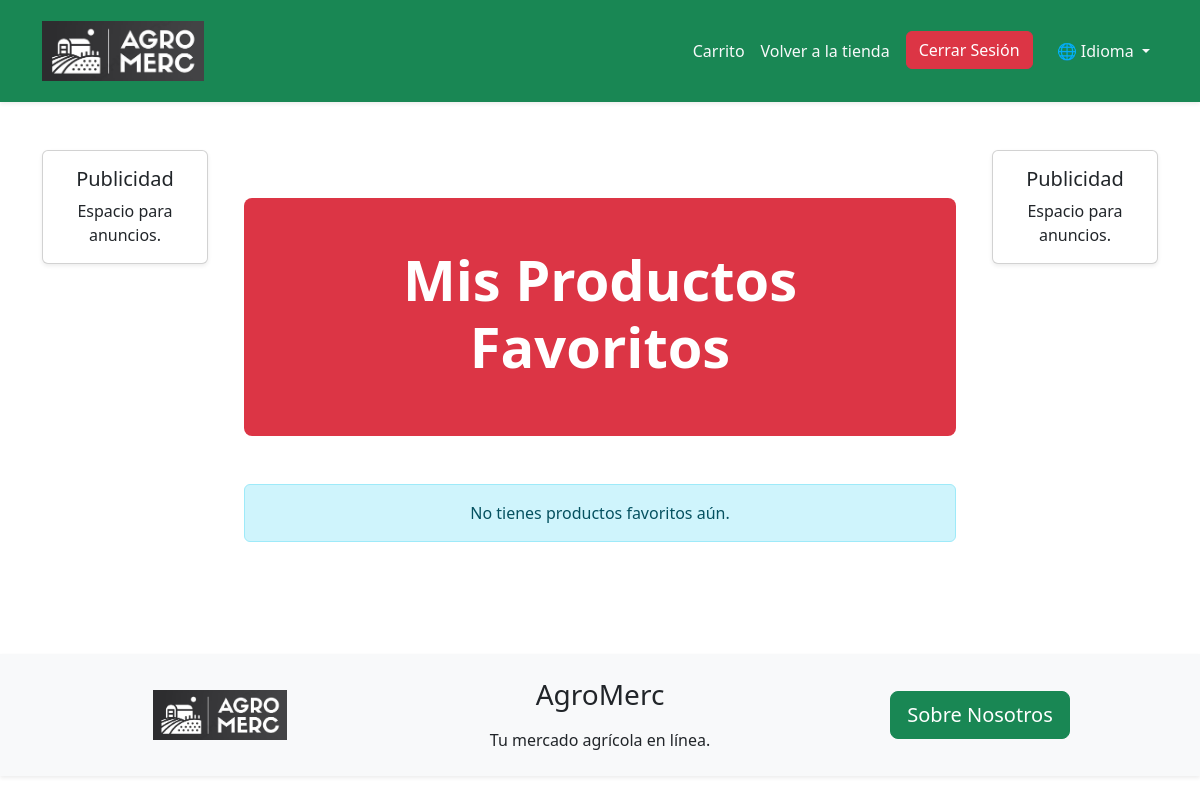
Before: /favorites/ (signed in) with the older database file.
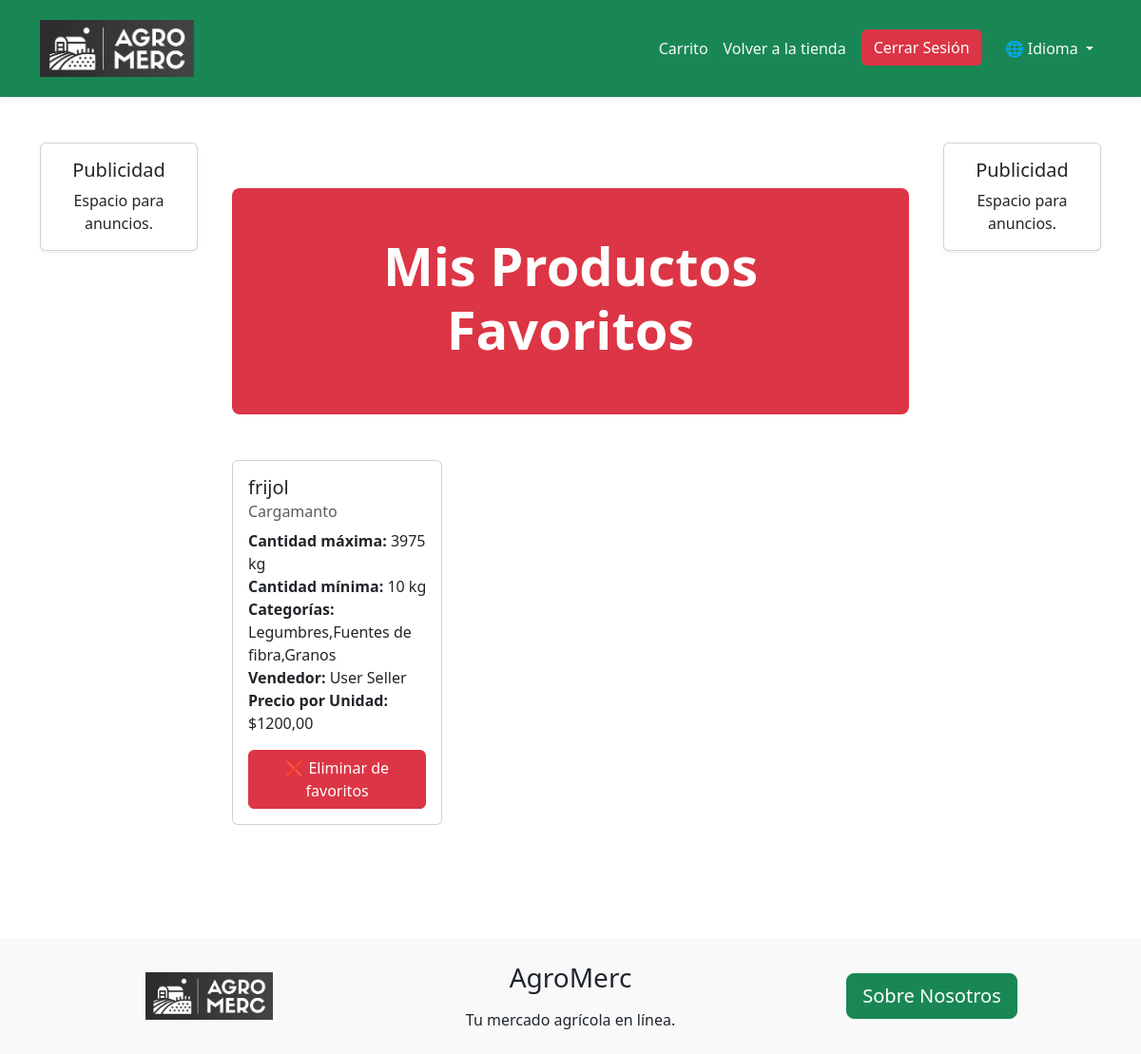
After: the same page with the newer database file.
### AgroMercApp/models.py (models this page shows, shortened)
class FavoriteProduct(models.Model):
    user = models.ForeignKey(
        settings.AUTH_USER_MODEL,
        on_delete=models.CASCADE,
        verbose_name='Usuario'
    )
    product = models.ForeignKey(
        ProductModel,
        on_delete=models.CASCADE,
        verbose_name='Producto'
    )
    added_at = models.DateTimeField(
        auto_now_add=True,
        verbose_name='Fecha de adición'
    )
    class Meta:
        unique_together = ('user', 'product')
        verbose_name = 'Producto Favorito'
        verbose_name_plural = 'Productos Favoritos'

class ProductModel(models.Model):
    PRODUCTS_NAME_CHOICES = [
        ('aguacate', 'Aguacate'),
        ('banana', 'Banano'),
        ('brocoli', 'Brócoli'),
        ('cafe', 'Café'),
        ('cebolla_cabezona', 'Cebolla Cabezona'),
        ('cebolla_larga', 'Cebolla Larga'),
        ('coliflor', 'Coliflor'),
        ('frijol', 'Frijol'),
        ('guayaba', 'Guayaba'),
        ('lechuga', 'Lechuga'),
        ('limon', 'Limón'),
        ('lulo', 'Lulo'),
        ('maiz', 'Maíz'),
        ('mango', 'Mango'),
        ('maracuya', 'Maracuyá'),
        ('naranja', 'Naranja'),
        ('papa', 'Papa'),
        ('papaya', 'Papaya'),
        ('platano', 'Platano'),
        ('piña', 'Piña'),
        ('sandia', 'Sandía'),
        ('tomate', 'Tomate'),
        ('yuca', 'Yuca'),
        ('zanahoria', 'Zanahoria')
    ]
    UNITS_CHOICES = (
        ('kg', 'Kilogramos'),
        ('lb', 'Libras'),
        ('unit', 'Unidades'),
    )
    productName = models.CharField(max_length=30,choices=PRODUCTS_NAME_CHOICES, verbose_name='Nombre del Producto')
    specificName = models.CharField(max_length=100, verbose_name='Nombre Específico')
    maxQuantity = models.IntegerField(verbose_name='Cantidad Máxima')
    minQuantity = models.IntegerField(verbose_name='Cantidad Mínima')
    unit = models.CharField(max_length=10, choices=UNITS_CHOICES, verbose_name='Unidad de Medida')
    seller = models.ForeignKey(settings.AUTH_USER_MODEL, on_delete=models.CASCADE,verbose_name='Vendedor')
    sellerId = models.CharField(max_length=10,verbose_name='Cedula del Vendedor')
    categories = models.CharField(max_length=100, verbose_name='Categorías')
    pricePeerUnit = models.DecimalField(max_digits=10, decimal_places=2, verbose_name='Precio por Unidad',default=1000)

class UserModel(AbstractUser):
    USER_TYPE_CHOICES = (
        ('buyer', 'Comprador'),
        ('seller', 'Vendedor'),
    )
    fullname = models.CharField(max_length=100, verbose_name='Nombres Completos')
    fullLastName = models.CharField(max_length=100, verbose_name='Apellidos Completos')
    idNumber = models.CharField(max_length=20, verbose_name='Número de Cédula')
    phoneNumber = models.CharField(max_length=12, verbose_name='Número de Teléfono')
    userType = models.CharField(max_length=10, choices=USER_TYPE_CHOICES, verbose_name='Tipo de Usuario', default='buyer')

### AgroMercApp/views.py (the view)
# urls.py: path('favorites/', ListFavoritesView.as_view(), name='favorites'),
class ListFavoritesView(LoginRequiredMixin, ListView):
    model = FavoriteProduct
    template_name = 'pages/store/products/favorites.html'
    context_object_name = 'favorites'
    def get_queryset(self):
        return FavoriteProduct.objects.filter(user=self.request.user)
    def get_context_data(self, **kwargs):
        context = super().get_context_data(**kwargs)
        context['products'] = [fav.product for fav in context['favorites']]
        return context

### AgroMercApp/templates/pages/store/products/favorites.html (shortened to what this page needs)
{% extends "pages/base.html" %}
{% load i18n %}
{% block authenticated_links %}
<a class="nav-link btn btn-outline-dark text-light" href="{% url 'cart' %}">{% trans "Carrito" %}</a>
<a class="nav-link btn btn-outline-dark text-light" href="{% url 'home' %}">{% trans "Volver a la tienda" %}</a>
{% endblock %}
{% block content %}
<div class="container py-5">
    <div class="row">
        <div class="col-12">
            <div class="h-100 p-5 text-center text-white bg-danger rounded-3">
                <h1 class="display-4 fw-bold">{% trans "Mis Productos Favoritos" %}</h1>
            </div>
        </div>
    </div>
    <div class="row mt-5">
        {% for favorite in favorites %}
        <div class="col-md-4 mb-4">
            <div class="card h-100">
                <div class="card-body">
                    <h5 class="card-title">{{ favorite.product.productName }}</h5>
                    <h6 class="card-subtitle mb-2 text-muted">{{ favorite.product.specificName }}</h6>
                    <p class="card-text">
                        <strong>{% trans "Cantidad máxima:" %}</strong> {{ favorite.product.maxQuantity }} {{ favorite.product.unit }}<br>
                        <strong>{% trans "Cantidad mínima:" %}</strong> {{ favorite.product.minQuantity }} {{ favorite.product.unit }}<br>
                        <strong>{% trans "Categorías:" %}</strong> {{ favorite.product.categories }}<br>
                        <strong>{% trans "Vendedor:" %}</strong> {{ favorite.product.seller.fullname }} {{ favorite.product.seller.fullLastName }}<br>
                        <strong>{% trans "Precio por Unidad:" %}</strong> ${{ favorite.product.pricePeerUnit }}
                    </p>
                    <form action="{% url 'removeFromFavorites' favorite.product.id %}" method="post" class="mt-2">
                        <button type="submit" class="btn btn-danger w-100">
                            ❌ {% trans "Eliminar de favoritos" %}
                        </button>
                    </form>
                </div>
            </div>
        </div>
        {% empty %}
        <div class="col-12">
            <div class="alert alert-info text-center" role="alert">
                {% trans "No tienes productos favoritos aún." %}
            </div>
        </div>
        {% endfor %}
    </div>
</div>
{% endblock %}

### AgroMercApp/templates/pages/base.html (shortened to what this page needs)
{% load static %}
{% load i18n %}
<!DOCTYPE html>
<html lang="{{ LANGUAGE_CODE }}">
<head>
    <link
        href="https://cdn.jsdelivr.net/npm/bootstrap@5.3.0/dist/css/bootstrap.min.css"
        rel="stylesheet">
    <link href="{% static 'styles/app.css' %}" rel="stylesheet" />
</head>
<body>
    <header>
        <nav class="navbar navbar-expand-lg navbar-dark bg-success py-3 shadow-sm">
            <div class="container">
                <a class="navbar-brand d-flex align-items-center" href="{% url 'AgroMerc' %}">
                    <img src="{% static 'images/AgroMerc.jpg' %}" alt="AgroMerc" class="img-fluid me-2" style="max-height: 60px;">
                </a>
                <div class="collapse navbar-collapse" id="navbarNavAltMarkup">
                    <div class="navbar-nav ms-auto">
                        {% if user.is_authenticated %}
                            {% block authenticated_links %}
                            {% endblock authenticated_links %}
                            <form action="{% url 'signOut' %}" method="post" class="d-inline">
                                <button type="submit" class="btn btn-danger ms-2">{% trans "Cerrar Sesión" %}</button>
                            </form>
                        {% endif %}
                        <div class="nav-item dropdown ms-3">
                            {% get_current_language as LANGUAGE_CODE %}
                            {% get_available_languages as LANGUAGES %}
                            {% get_language_info_list for LANGUAGES as languages %}
                            <a class="nav-link dropdown-toggle btn btn-outline-dark text-light" href="#" id="languageDropdown" role="button" data-bs-toggle="dropdown" aria-expanded="false">
                                🌐 {% trans "Idioma" %}
                            </a>
                        </div>
                    </div>
                </div>
            </div>
        </nav>
    </header>
    <main class="container my-5">
        <div class="row">
            <div class="col-md-2 d-none d-md-block">
                <div class="card shadow-sm">
                    <div class="card-body text-center">
                        <h5 class="card-title">{% trans "Publicidad" %}</h5>
                        <p class="card-text">{% trans "Espacio para anuncios." %}</p>
                    </div>
                </div>
            </div>
            <div class="col-md-8">
                {% block content %}{% endblock content %}
            </div>
            <div class="col-md-2 d-none d-md-block">
                <div class="card shadow-sm">
                    <div class="card-body text-center">
                        <h5 class="card-title">{% trans "Publicidad" %}</h5>
                        <p class="card-text">{% trans "Espacio para anuncios." %}</p>
                    </div>
                </div>
            </div>
        </div>
    </main>
    <footer class="bg-light py-4 shadow-sm">
        <div class="container">
            <div class="row align-items-center">
                <div class="col-md-4 text-center">
                    <img src="{% static 'images/AgroMerc.jpg' %}" alt="AgroMerc" class="img-fluid" style="max-height: 50px;">
                </div>
                <div class="col-md-4 text-center">
                    <h3 class="mb-3">AgroMerc</h3>
                    <p class="mb-0">{% trans "Tu mercado agrícola en línea." %}</p>
                </div>
                <div class="col-md-4 text-center">
                    <a href="{% url 'AgroMerc' %}" class="btn btn-success btn-lg">
                        {% trans "Sobre Nosotros" %}
                    </a>
                </div>
            </div>
        </div>
    </footer>
</body>
</html>

Changed rows visible on the page:
added FavoriteProduct: product.productName "frijol", product.specificName "Cargamanto", product.maxQuantity "3975", product.unit "kg", product.minQuantity "10", product.categories "Legumbres,Fuentes de fibra,Granos", product.seller.fullname "User", product.seller.fullLastName "Seller", product.pricePeerUnit "1200,00"
Other visible differences:
text no longer shown: "No tienes productos favoritos aún."
